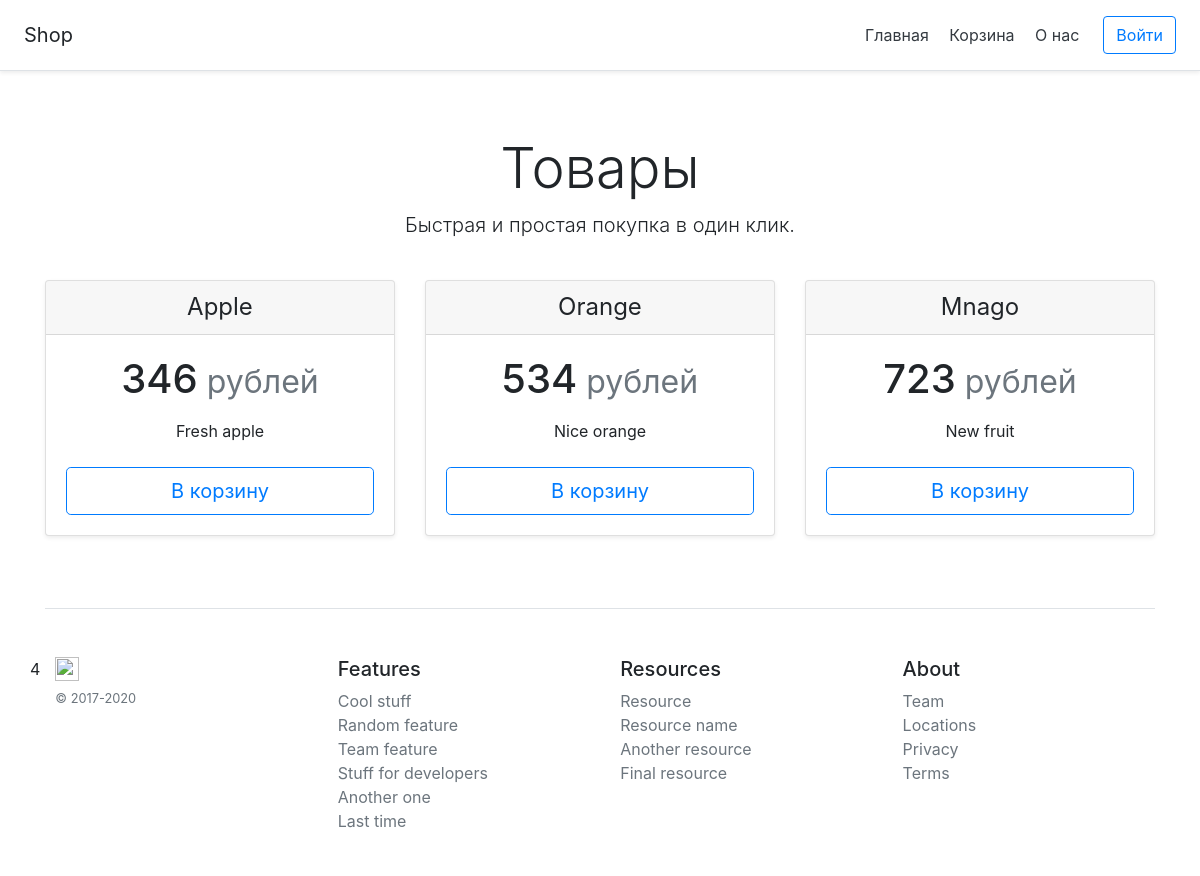
Before: / with the older database file.
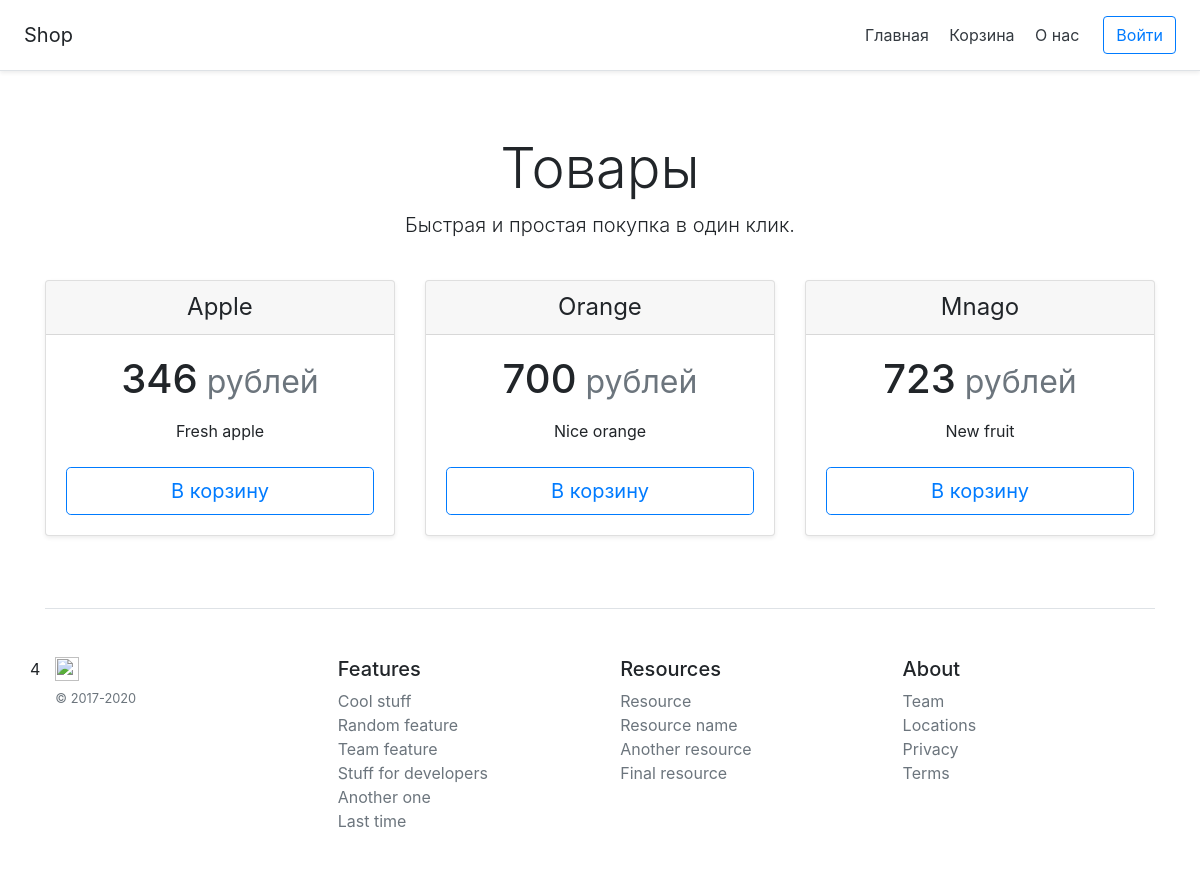
After: the same page with the newer database file.
### app.py (models this page shows)
class Item(db.Model):
    id = db.Column(db.Integer, primary_key=True)
    title = db.Column(db.String(100), nullable=True)
    price = db.Column(db.Integer, nullable=True)
    description = db.Column(db.String(100), nullable=True)
    isActive = db.Column(db.Boolean, default=True)

### app.py (the view)
@app.route('/')
def index():
    items = Item.query.order_by(Item.price).all()
    return render_template('index.html', data=items)

### templates/index.html (shortened to what this page needs)
{% extends 'base.html' %}
{% block body %}
<div class="pricing-header px-3 py-3 pt-md-5 pb-md-4 mx-auto text-center">
  <h1 class="display-4">Товары</h1>
  <p class="lead">Быстрая и простая покупка в один клик.</p>
</div>
<div class="container">
   <div class="card-deck mb-3 text-center">
  {% for el in data %}
    <div class="card mb-4 shadow-sm">
      <div class="card-header">
        <h4 class="my-0 font-weight-normal">{{ el.title }}</h4>
      </div>
      <div class="card-body">
        <h1 class="card-title pricing-card-title">{{ el.price }}<small class="text-muted"> рублей</small></h1>
        <ul class="list-unstyled mt-3 mb-4">
          <li>{{ el.description }}</li>
        </ul>
        <a href="/to-cart/{{ el.id }}" class="btn btn-lg btn-block btn-outline-primary">В корзину</a>
      </div>
    </div>
       {% endfor %}
  </div>
{% endblock %}

### templates/base.html (shortened to what this page needs)
<!DOCTYPE html>
<html lang="en">
<head>
    <link rel="stylesheet" href="https://stackpath.bootstrapcdn.com/bootstrap/4.5.0/css/bootstrap.min.css">
</head>
<body>
<div class="d-flex flex-column flex-md-row align-items-center p-3 px-md-4 mb-3 bg-white border-bottom shadow-sm">
  <h5 class="my-0 mr-md-auto font-weight-normal">Shop</h5>
  <nav class="my-2 my-md-0 mr-md-3">
    <a class="p-2 text-dark" href="/">Главная</a>
    <a class="p-2 text-dark" href="/cart">Корзина</a>
    <a class="p-2 text-dark" href="/about">О нас</a>
  </nav>
  <a class="btn btn-outline-primary" href="/signin">Войти</a>
</div>
        {% block body %} {% endblock %}
  <footer class="pt-4 my-md-5 pt-md-5 border-top">
    <div class="row">4
      <div class="col-12 col-md">
        <img class="mb-2" src="/docs/4.5/assets/brand/bootstrap-solid.svg" alt="" width="24" height="24">
        <small class="d-block mb-3 text-muted">© 2017-2020</small>
      </div>
      <div class="col-6 col-md">
        <h5>Features</h5>
        <ul class="list-unstyled text-small">
          <li><a class="text-muted" href="#">Cool stuff</a></li>
          <li><a class="text-muted" href="#">Random feature</a></li>
          <li><a class="text-muted" href="#">Team feature</a></li>
          <li><a class="text-muted" href="#">Stuff for developers</a></li>
          <li><a class="text-muted" href="#">Another one</a></li>
          <li><a class="text-muted" href="#">Last time</a></li>
        </ul>
      </div>
      <div class="col-6 col-md">
        <h5>Resources</h5>
        <ul class="list-unstyled text-small">
          <li><a class="text-muted" href="#">Resource</a></li>
          <li><a class="text-muted" href="#">Resource name</a></li>
          <li><a class="text-muted" href="#">Another resource</a></li>
          <li><a class="text-muted" href="#">Final resource</a></li>
        </ul>
      </div>
      <div class="col-6 col-md">
        <h5>About</h5>
        <ul class="list-unstyled text-small">
          <li><a class="text-muted" href="#">Team</a></li>
          <li><a class="text-muted" href="#">Locations</a></li>
          <li><a class="text-muted" href="#">Privacy</a></li>
          <li><a class="text-muted" href="#">Terms</a></li>
        </ul>
      </div>
    </div>
  </footer>
</div>
</body>
</html>

Changed rows visible on the page:
changed Item "Orange": price "534" → "700"
